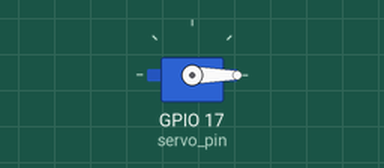
This program was run on a simulated Raspberry Pi (BCM pin numbers). On the bench: servo. Servo angles are drawn from the pulse width (0.5 ms = 0°, 2.5 ms = 180°).

Above: at 0.05 s.
At 2.3 s:
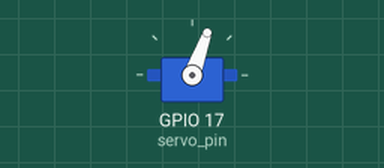
At 4.6 s:
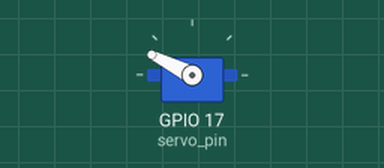
At 9.2 s:
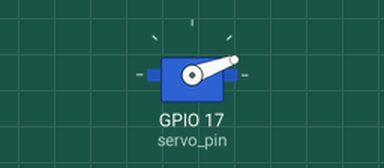
Timing chart, 0 to 13.0 s (numbered marks = the images above):
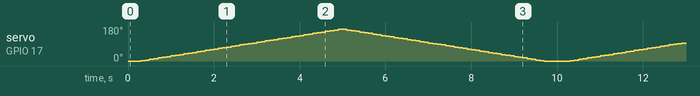

The program:

raspi_5_servo2.py
```python
#
#      공대선배 라즈베리파이썬 #8-2 서보모터를 부드럽게 제어
#      youtube 바로가기: https://www.youtube.com/c/공대선배
#      for문을 이용해 서보모터를 부드럽게 제어하는 코드
#

import RPi.GPIO as GPIO     # 라즈베리파이 GPIO 관련 모듈을 불러옴
from time import sleep      #time 라이브러리의 sleep함수 사용

GPIO.setmode(GPIO.BCM)      # GPIO 핀들의 번호를 지정하는 규칙 설정

### 이부분은 아두이노 코딩의 setup()에 해당합니다
servo_pin = 17                   # 서보핀은 라즈베리파이 GPIO 12번핀으로

GPIO.setup(servo_pin, GPIO.OUT)  # 서보핀을 출력으로 설정
servo = GPIO.PWM(servo_pin, 50)  # 서보핀을 PWM 모드 50Hz로 사용
servo.start(0)  # 서보모터의 초기값을 0으로 설정

servo_min_duty = 3               # 최소 듀티비를 3으로 (#8-1에서 확인한 것)
servo_max_duty = 12              # 최대 듀티비를 12로 (#8-1에서 확인한 것)
def set_servo_degree(degree):    # 각도를 입력하면 듀티비를 알아서 설정해주는 함수
    # 각도는 최소0, 최대 180으로 설정
    if degree > 180:
        degree = 180
    elif degree < 0:
        degree = 0

    # 입력한 각도(degree)를 듀티비로 환산하는 식
    duty = servo_min_duty+(degree*(servo_max_duty-servo_min_duty)/180.0)
    # 환산한 듀티비를 서보모터에 전달
    servo.ChangeDutyCycle(duty)

### 이부분은 아두이노 코딩의 loop()에 해당합니다
try:                                    # 이 try 안의 구문을 먼저 수행하고
    while False:                         # 무한루프 시작: 아두이노의 loop()와 같음
        for ii in range(0, 180, 5):     # 0부터 180까지 5단위로 ii가 변하는 루프
            set_servo_degree(ii)        # ii만큼 서보모터를 움직여줌
            sleep(0.1)                  # 0.1초간 대기
        for ii in reversed(range(0, 180, 5)):   # 180부터 0까지 5단위로 ii가 변하는 루프
            set_servo_degree(ii)
            sleep(0.1)
    while True:
        for ii in range(20, 120, 2):
            servo.ChangeDutyCycle(ii/10)
            sleep(0.1)                  # 0.1초간 대기
        for ii in reversed(range(20, 120, 2)):
            servo.ChangeDutyCycle(ii/10)
            sleep(0.1)
### 이부분은 둘 중 하나 반드시 추가해주셔야 합니다.
# except KeyboardInterrupt:
# 	pass
# 	print('Exit with ^C. Goodbye!')
# 	GPIO.cleanup()
# 	exit()

finally:                                # try 구문이 종료되면
    GPIO.cleanup()                      # GPIO 핀들을 초기화
```
